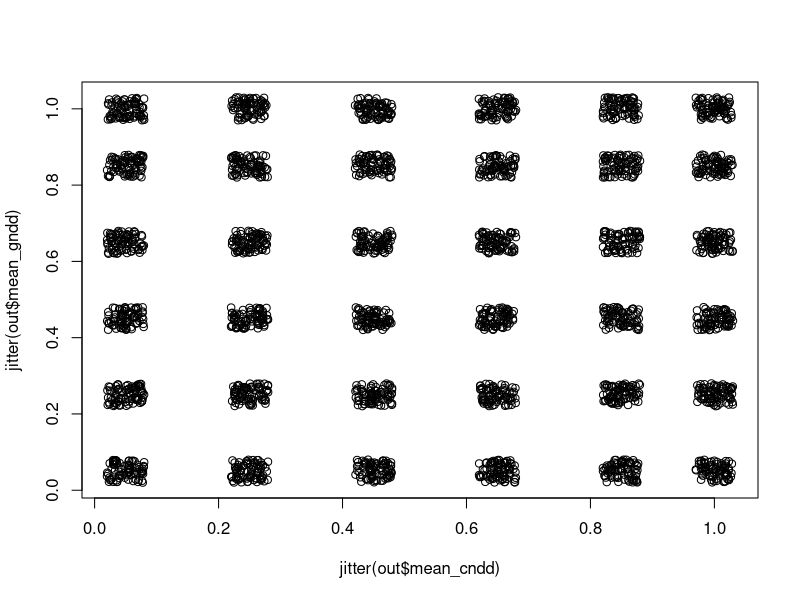
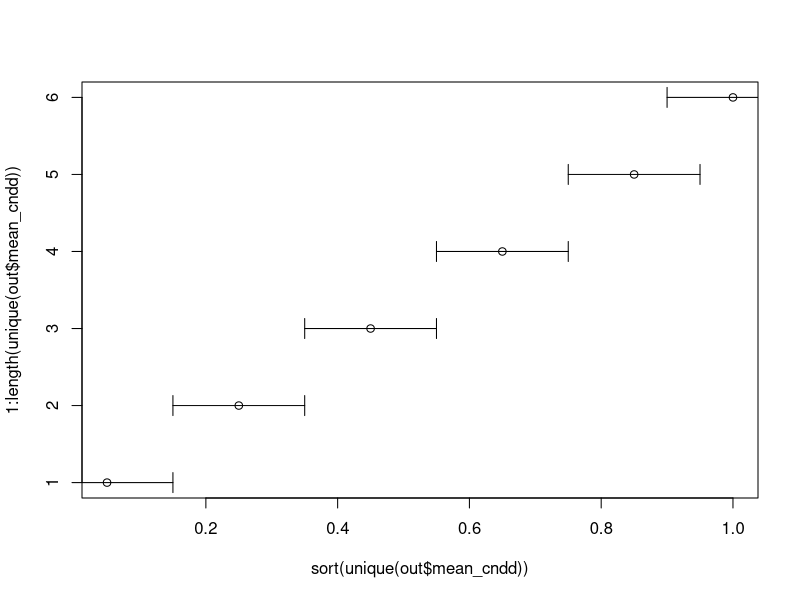
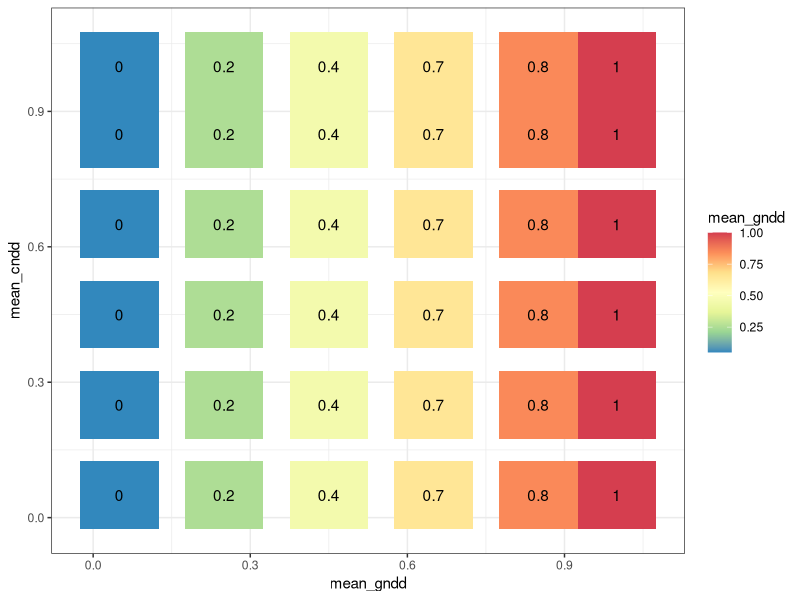

Write the R code that produced these figures, in order.

### Writing simulation parameters to tab delimited text file so that a BASH 
## script can read this file and set up jobs on cluster

library(tidyverse)
library(lhs)


reps = 5 ## How many reps per parameter set? 

### Grid of NDD values
# This one is important! Sets mean CNDD across simulations
ndd_df = expand.grid( mean_cndd = c(seq(.05, .85, length.out = 5), 1), # Go up to 1 for neutral dynamics
                      mean_gndd = c(seq(.05, .85, length.out = 5), 1)) 

ndd_df

### Add in parameters to vary

ndd_df_base <- ndd_df

## Baseline/default values

# Set 0
  ndd_df_base$steps <- 10000
## Set 1
  ndd_df_base$n_sp_init <- 50
  ndd_df_base$n_alleles_init <- 10
# Set 2  
  ndd_df_base$seed_disp_dist <- 5
# Set 3
  ndd_df_base$neighbor_radius <- 20
# Set 4
  ndd_df_base$range_cndd <- .2
  ndd_df_base$range_gndd <- 0.0
# Set 5
  ndd_df_base$seeds_per_adult <- 5000
# Set 6
  ndd_df_base$width <- 100
  ndd_df_base$height <- 100
# Set 7
  ndd_df_base$migration_rate <- 0.001

  
## Making master ndd_df  
  
## Set 0 - Steps
  ndd_df1 <- mutate(ndd_df_base, steps = 5000)
  ndd_df2 <- mutate(ndd_df_base, steps = 20000)
  
  ndd_df <- bind_rows(ndd_df1, ndd_df2)

# Set 1 - Sp and allele init
  ndd_df1 <- mutate(ndd_df_base, n_sp_init = 25, n_alleles_init = 5)
  ndd_df2 <- mutate(ndd_df_base, n_sp_init = 75, n_alleles_init = 20)
  
  ndd_df <- bind_rows(ndd_df, ndd_df1, ndd_df2)
  
  
# Set 2 - Seed dispersal distance
  ndd_df1 <- mutate(ndd_df_base, seed_disp_dist = 2)
  ndd_df2 <- mutate(ndd_df_base, seed_disp_dist = 20)
  
  ndd_df <- bind_rows(ndd_df, ndd_df1, ndd_df2)

# Set 3 - Neighborhood radius
  ndd_df1 <- mutate(ndd_df_base, neighbor_radius = 10)
  ndd_df2 <- mutate(ndd_df_base, neighbor_radius = 30)
  
  ndd_df <- bind_rows(ndd_df, ndd_df1, ndd_df2)
  
# Set 4 - NDD range
  ndd_df1 <- mutate(ndd_df_base, range_cndd = .1, range_gndd = .1)
  ndd_df2 <- mutate(ndd_df_base, range_cndd = .4, range_gndd = .4)
  
  ndd_df <- bind_rows(ndd_df, ndd_df1, ndd_df2)
  
# Set 5 - Seeds per adult
  ndd_df1 <- mutate(ndd_df_base, seeds_per_adult = 1000)
  ndd_df2 <- mutate(ndd_df_base, seeds_per_adult = 10000)
  
  ndd_df <- bind_rows(ndd_df, ndd_df1, ndd_df2)
    
# Set 6 - Landscape size
  ndd_df1 <- mutate(ndd_df_base, height = 50, width = 50)
  ndd_df2 <- mutate(ndd_df_base,  height = 200, width = 200)
  
  ndd_df <- bind_rows(ndd_df, ndd_df1, ndd_df2)

# Set 7 - Migration rate
  ndd_df1 <- mutate(ndd_df_base, migration_rate = 0.01)
  ndd_df2 <- mutate(ndd_df_base,  migration_rate = 0.00001)
  
  ndd_df <- bind_rows(ndd_df, ndd_df1, ndd_df2)
  
  
#### Non-varying columns
  ndd_df$save_every_n_steps = 2000
  ndd_df$verbose = 0
  ndd_df$mortality_rate = 0.1
  ndd_df$dispersal_mode = 0
    

out <- ndd_df

## Make sure that neutral communities have range 0

if(any(out$mean_cndd == 1)){
  out$range_cndd[out$mean_cndd == 1] <- 0
  out$range_gndd[out$mean_gndd == 1] <- 0
}


### Repeat each parameter set based on number of reps
out <- out[sort(rep(row.names(out), reps)), ]



## Add sim_id as first column
out <- cbind(sim_id = 1:nrow(out), out)

## Re-arrange column order
out <- out[, c("sim_id", "save_every_n_steps", "verbose",          
                "steps", "mortality_rate", "n_sp_init",         
               "n_alleles_init",  "seed_disp_dist", "neighbor_radius",   
                "seeds_per_adult", "mean_cndd",  "range_cndd",        
                "mean_gndd",  "range_gndd", "width" ,            
                "height",  "migration_rate","dispersal_mode")]


### Check to make sure cndd or gndd values don't go over 1 - positive density dependence

if(any((out$mean_cndd + (out$range_cndd/2)) > 1.0)){
  cat("WARNING!!!! Positive density dependence detected... \n
      Need to reduce either mean or range of CNDD values")
}

if(any((out$mean_gndd + (out$range_gndd/2)) > 1.0)){
  cat("WARNING!!!! Positive density dependence detected... \n
      Need to reduce either mean or range of GNDD values")
}


## Printing and plotting
cat("Total simulations:", nrow(out), "\n")

cat("Expected number of hours:", nrow(out)/96*1.25, "\n")



plot(jitter(out$mean_cndd), jitter(out$mean_gndd))


### Arrow plot of GNDD and CNDD values

plot(sort(unique(out$mean_cndd)), 1:length(unique(out$mean_cndd)))
arrows(x0 = sort(unique(out$mean_cndd)) - out$range_cndd[1]/2,
       x1 = sort(unique(out$mean_cndd)) + out$range_cndd[1]/2,
       y0 = 1:length(unique(out$mean_cndd)),
       code = 3, angle = 90, length = 0.1)






## Example of what matrix plot would look like
out %>%
  # filter(mean_cndd != 1) %>% # Filter out neutral models
  group_by(mean_cndd, mean_gndd) %>%
  summarise_all(mean) %>%
  ggplot(aes(x = mean_gndd, y = mean_cndd, fill = mean_gndd)) +
  geom_tile() + theme_bw()  + scale_fill_distiller(palette = "Spectral") + 
  geom_text(aes(x = mean_gndd, y = mean_cndd, label = round(mean_gndd,1)))



## Write to file
write.csv(out, file = "run_031.csv", row.names = FALSE)
